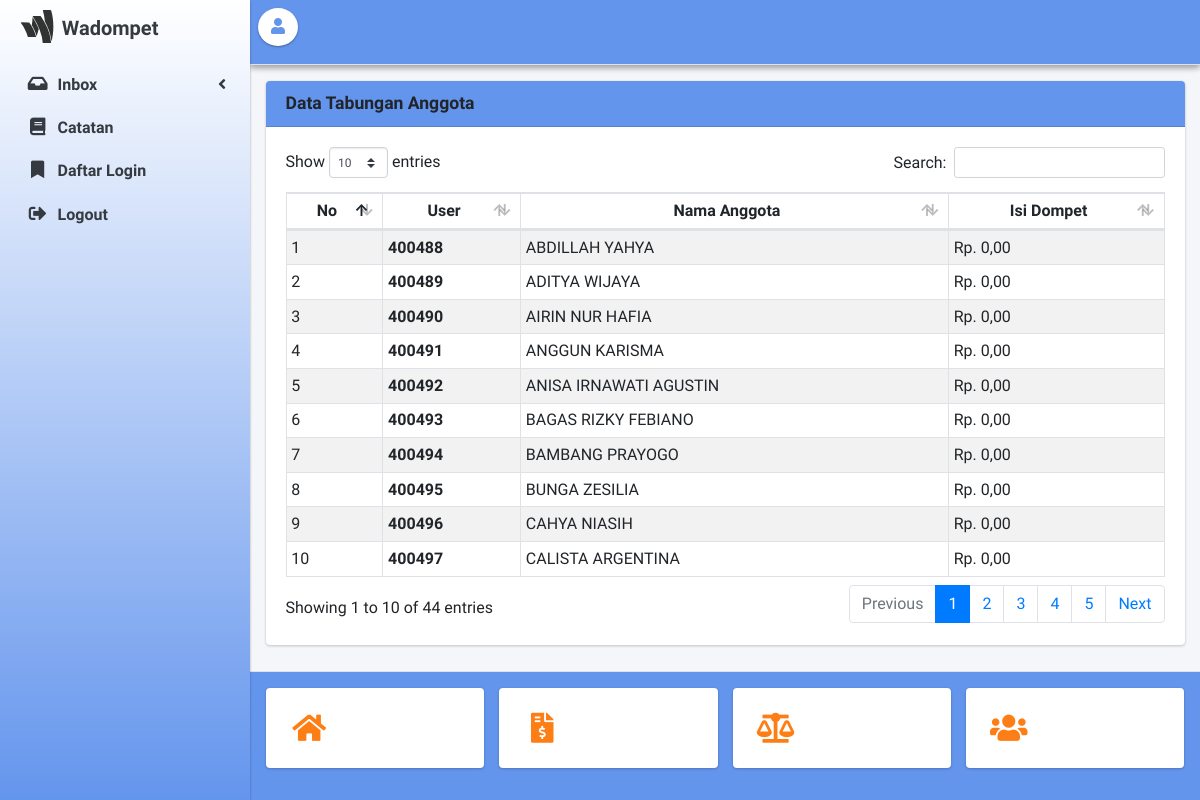
The app's page /admin.php?page=tabungan (signed in) with its own data.
### tables this page shows
CREATE TABLE `dompet_user` (
  `id_dompet` int(10) NOT NULL,
  `id_user` int(10) NOT NULL,
  `isi_dompet` int(10) NOT NULL
);

CREATE TABLE `tb_user` (
  `id_user` int(10) NOT NULL,
  `nama_lengkap` varchar(35) NOT NULL,
  `position` varchar(35) NOT NULL,
  `user` char(15) NOT NULL,
  `pass` varchar(225) NOT NULL,
  `email` varchar(100) NOT NULL,
  `no_whatsapp` varchar(13) NOT NULL,
  `temp_lahir` varchar(50) NOT NULL,
  `tgl_lahir` date NOT NULL,
  `alamat_sekarang` varchar(225) NOT NULL,
  `img_profile` varchar(100) NOT NULL,
  `id_level` int(10) NOT NULL
);

### admin/tabungan.php (the view)
<div class="row">
  <div class="col-sm-12">
  <div class="card">
    <div class="card-header bg-nav">
      <h1 class="card-title text-bold float-left">Data Tabungan Anggota</h1>
    </div>
    <div class="card-body">
      <table id="example1" class="table table-sm table-bordered table-hover table-striped">
        <thead>
          <tr class="text-center">
            <th>No</th>
            <th>User</th>
            <th>Nama Anggota</th>
            <th>Isi Dompet</th>
          </tr>
        </thead>
        <tbody>
          <?php
          $no=1;
          $query = mysqli_query($koneksi, "select user, nama_lengkap, isi_dompet from tb_user y inner join dompet_user x on x.id_user = y.id_user");
          while ($data = mysqli_fetch_array($query)) {
          ?>
          <tr>
            <td><?= $no++; ?></td>
            <th><?= $data['user']; ?></th>
            <td><?= $data['nama_lengkap']; ?></td>
            <td><?= rupiah($data['isi_dompet']); ?></td>
          </tr>
          <?php }
          ?>
        </tbody>
      </table>
    </div>
  </div>
  </div>
</div>

### admin.php (style rules this page uses)
.bg-nav { background-image: linear-gradient(#6495ED, #6495ED); }

### records on screen
dompet_user: id_user.user "400488", id_user.nama_lengkap "ABDILLAH YAHYA", isi_dompet "Rp. 0,00"
dompet_user: id_user.user "400489", id_user.nama_lengkap "ADITYA WIJAYA", isi_dompet "Rp. 0,00"
dompet_user: id_user.user "400490", id_user.nama_lengkap "AIRIN NUR HAFIA", isi_dompet "Rp. 0,00"
dompet_user: id_user.user "400491", id_user.nama_lengkap "ANGGUN KARISMA", isi_dompet "Rp. 0,00"
dompet_user: id_user.user "400492", id_user.nama_lengkap "ANISA IRNAWATI AGUSTIN", isi_dompet "Rp. 0,00"
dompet_user: id_user.user "400493", id_user.nama_lengkap "BAGAS RIZKY FEBIANO", isi_dompet "Rp. 0,00"
dompet_user: id_user.user "400494", id_user.nama_lengkap "BAMBANG PRAYOGO", isi_dompet "Rp. 0,00"
dompet_user: id_user.user "400495", id_user.nama_lengkap "BUNGA ZESILIA", isi_dompet "Rp. 0,00"
dompet_user: id_user.user "400496", id_user.nama_lengkap "CAHYA NIASIH", isi_dompet "Rp. 0,00"
dompet_user: id_user.user "400497", id_user.nama_lengkap "CALISTA ARGENTINA", isi_dompet "Rp. 0,00"
